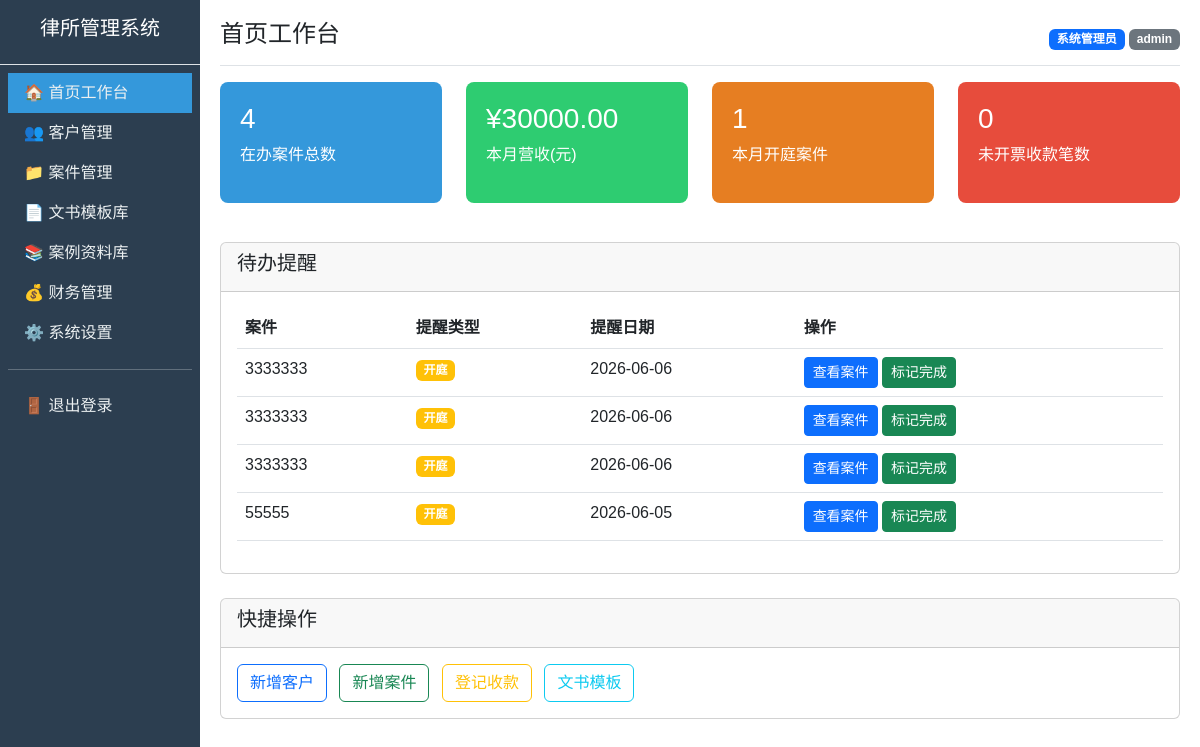
Screenshot of /index (signed in) with the database file from the repository.
### models.py (models this page shows)
class CaseRemind(db.Model):
    __tablename__ = "case_remind"
    id = db.Column(db.Integer, primary_key=True, autoincrement=True)
    case_id = db.Column(db.Integer, db.ForeignKey("case_info.id"))  # 案件ID
    remind_type = db.Column(db.String(16))  # 提醒类型：开庭/举证/上诉
    remind_date = db.Column(db.Date)  # 提醒日期
    is_finish = db.Column(db.Integer, default=0)  # 0未处理 1已完成
    case_info = db.relationship('CaseInfo', backref='reminds')

class CaseInfo(db.Model):
    __tablename__ = "case_info"
    id = db.Column(db.Integer, primary_key=True, autoincrement=True)
    client_id = db.Column(db.Integer, db.ForeignKey("client.id"))  # 客户ID
    case_no = db.Column(db.String(64))  # 案号
    case_type = db.Column(db.String(32))  # 案件类型：民事/刑事/劳动/行政/执行
    court = db.Column(db.String(128))  # 受理法院
    lawyer_id = db.Column(db.Integer, db.ForeignKey("sys_user.id"))  # 承办律师ID
    opposite_party = db.Column(db.String(128))  # 对方当事人
    accept_date = db.Column(db.Date)  # 收案日期
    stage = db.Column(db.String(32), default="立案")  # 审理阶段
    status = db.Column(db.String(16), default="在办")  # 案件状态：在办/结案
    court_date = db.Column(db.Date)  # 开庭日期
    create_time = db.Column(db.DateTime, default=datetime.now)

### app.py (the view)
@app.route('/')
@app.route('/index')
def index():
    case_count = CaseInfo.query.filter_by(status='在办').count()
    today = date.today()
    first_day = date(today.year, today.month, 1)
    month_incomes = FinanceIncome.query.filter(FinanceIncome.pay_date >= first_day).all()
    month_income = sum([inc.amount or 0 for inc in month_incomes])
    next_month = date(today.year + (1 if today.month == 12 else 0), (today.month % 12) + 1, 1)
    court_comings = CaseInfo.query.filter(
        CaseInfo.court_date >= today,
        CaseInfo.court_date < next_month
    ).all()
    court_coming = len(court_comings)
    uninvoiced = FinanceIncome.query.filter_by(invoice_status=0).count()
    reminds = CaseRemind.query.filter_by(is_finish=0).all()
    return render_template('index.html',
                         case_count=case_count,
                         month_income=month_income,
                         court_coming=court_coming,
                         uninvoiced=uninvoiced,
                         reminds=reminds)

### app.py (called while the page is built)
@app.before_request
def login_required():
    allowed_paths = ['/login', '/static/']
    if request.path in allowed_paths or request.path.startswith('/static'):
        return None
    if 'user_id' not in session:
        return redirect(url_for('login'))
    return None

### templates/index.html (shortened to what this page needs)
{% extends "base.html" %}
{% block page_title %}首页工作台{% endblock %}
{% block content %}
<div class="row mb-4">
    <div class="col-md-3">
        <div class="stat-card blue">
            <h3>{{ case_count }}</h3>
            <p>在办案件总数</p>
        </div>
    </div>
    <div class="col-md-3">
        <div class="stat-card green">
            <h3>¥{{ "%.2f"|format(month_income) }}</h3>
            <p>本月营收(元)</p>
        </div>
    </div>
    <div class="col-md-3">
        <div class="stat-card orange">
            <h3>{{ court_coming }}</h3>
            <p>本月开庭案件</p>
        </div>
    </div>
    <div class="col-md-3">
        <div class="stat-card red">
            <h3>{{ uninvoiced }}</h3>
            <p>未开票收款笔数</p>
        </div>
    </div>
</div>
<div class="row">
    <div class="col-md-12">
        <div class="card">
            <div class="card-header">
                <h5>待办提醒</h5>
            </div>
            <div class="card-body">
                {% if reminds %}
                <table class="table table-hover">
                    <thead>
                        <tr>
                            <th>案件</th>
                            <th>提醒类型</th>
                            <th>提醒日期</th>
                            <th>操作</th>
                        </tr>
                    </thead>
                    <tbody>
                        {% for remind in reminds %}
                        <tr>
                            <td>{{ remind.case_info.case_no or '未知案件' }}</td>
                            <td><span class="badge bg-warning">{{ remind.remind_type }}</span></td>
                            <td>{{ remind.remind_date }}</td>
                            <td>
                                <a href="/case/edit/{{ remind.case_id }}" class="btn btn-sm btn-primary">查看案件</a>
                                <a href="/remind/finish/{{ remind.id }}" class="btn btn-sm btn-success">标记完成</a>
                            </td>
                        </tr>
                        {% endfor %}
                    </tbody>
                </table>
                {% else %}
                <p class="text-muted">暂无待办提醒</p>
                {% endif %}
            </div>
        </div>
    </div>
</div>
<div class="row mt-4">
    <div class="col-md-12">
        <div class="card">
            <div class="card-header">
                <h5>快捷操作</h5>
            </div>
            <div class="card-body">
                <a href="/client/add" class="btn btn-outline-primary me-2">新增客户</a>
                <a href="/case/add" class="btn btn-outline-success me-2">新增案件</a>
                <a href="/finance/income" class="btn btn-outline-warning me-2">登记收款</a>
                <a href="/document/list" class="btn btn-outline-info me-2">文书模板</a>
            </div>
        </div>
    </div>
</div>
{% endblock %}

### templates/base.html (shortened to what this page needs)
<!DOCTYPE html>
<html lang="zh-CN">
<head>
    <link href="https://cdn.jsdelivr.net/npm/bootstrap@5.3.0/dist/css/bootstrap.min.css" rel="stylesheet">
    <link href="https://cdn.jsdelivr.net/npm/layui@2.9.8/dist/layui.css" rel="stylesheet">
</head>
<body>
    {% if session.user_id %}
    <div class="container-fluid">
        <div class="row">
            <div class="col-md-2 sidebar p-0">
                <div class="p-3 text-white text-center border-bottom">
                    <h5>律所管理系统</h5>
                </div>
                <nav class="nav flex-column p-2">
                    <a class="nav-link {% if request.path == '/index' or request.path == '/' %}active{% endif %}" href="/index">🏠 首页工作台</a>
                    <a class="nav-link {% if '/client' in request.path %}active{% endif %}" href="/client/list">👥 客户管理</a>
                    <a class="nav-link {% if '/case' in request.path and '/case_library' not in request.path %}active{% endif %}" href="/case/list">📁 案件管理</a>
                    <a class="nav-link {% if '/document' in request.path %}active{% endif %}" href="/document/list">📄 文书模板库</a>
                    <a class="nav-link {% if '/case_library' in request.path %}active{% endif %}" href="/case_library/list">📚 案例资料库</a>
                    <a class="nav-link {% if '/finance' in request.path %}active{% endif %}" href="/finance/income">💰 财务管理</a>
                    {% if session.role == 'admin' %}
                    <a class="nav-link {% if '/system' in request.path %}active{% endif %}" href="/system/user">⚙️ 系统设置</a>
                    {% endif %}
                    <hr class="text-white">
                    <a class="nav-link" href="/logout">🚪 退出登录</a>
                </nav>
            </div>
            <div class="col-md-10 main-content">
                <div class="d-flex justify-content-between align-items-center mb-3 border-bottom pb-2">
                    <h4>{% block page_title %}首页工作台{% endblock %}</h4>
                    <div>
                        <span class="badge bg-primary">{{ session.real_name }}</span>
                        <span class="badge bg-secondary">{{ session.role }}</span>
                    </div>
                </div>
                {% block content %}{% endblock %}
            </div>
        </div>
    </div>
    {% else %}
    {% block login_content %}{% endblock %}
    {% endif %}
</body>
</html>

### templates/base.html (style rules this page uses)
body { font-family: "Microsoft YaHei", sans-serif; }
.sidebar { min-height: 100vh; background: #2c3e50; }
.sidebar .nav-link { color: #ecf0f1; }
.sidebar .nav-link.active { background: #3498db; }
.main-content { padding: 20px; }
.stat-card { border-radius: 8px; padding: 20px; margin-bottom: 15px; color: white; }
.stat-card.blue { background: #3498db; }
.stat-card.green { background: #2ecc71; }
.stat-card.orange { background: #e67e22; }
.stat-card.red { background: #e74c3c; }

### rows the page displays
CaseRemind: case_info "3333333", remind_type "开庭", remind_date "2026-06-06"
CaseRemind: case_info "3333333", remind_type "开庭", remind_date "2026-06-06"
CaseRemind: case_info "3333333", remind_type "开庭", remind_date "2026-06-06"
CaseRemind: case_info "55555", remind_type "开庭", remind_date "2026-06-05"

### other values shown
{{ session.real_name }} "系统管理员"
{{ session.role }} "admin"
{{ case_count }} "4"
{{ "%.2f"|format(month_income) }} "30000.00"
{{ court_coming }} "1"
{{ uninvoiced }} "0"
